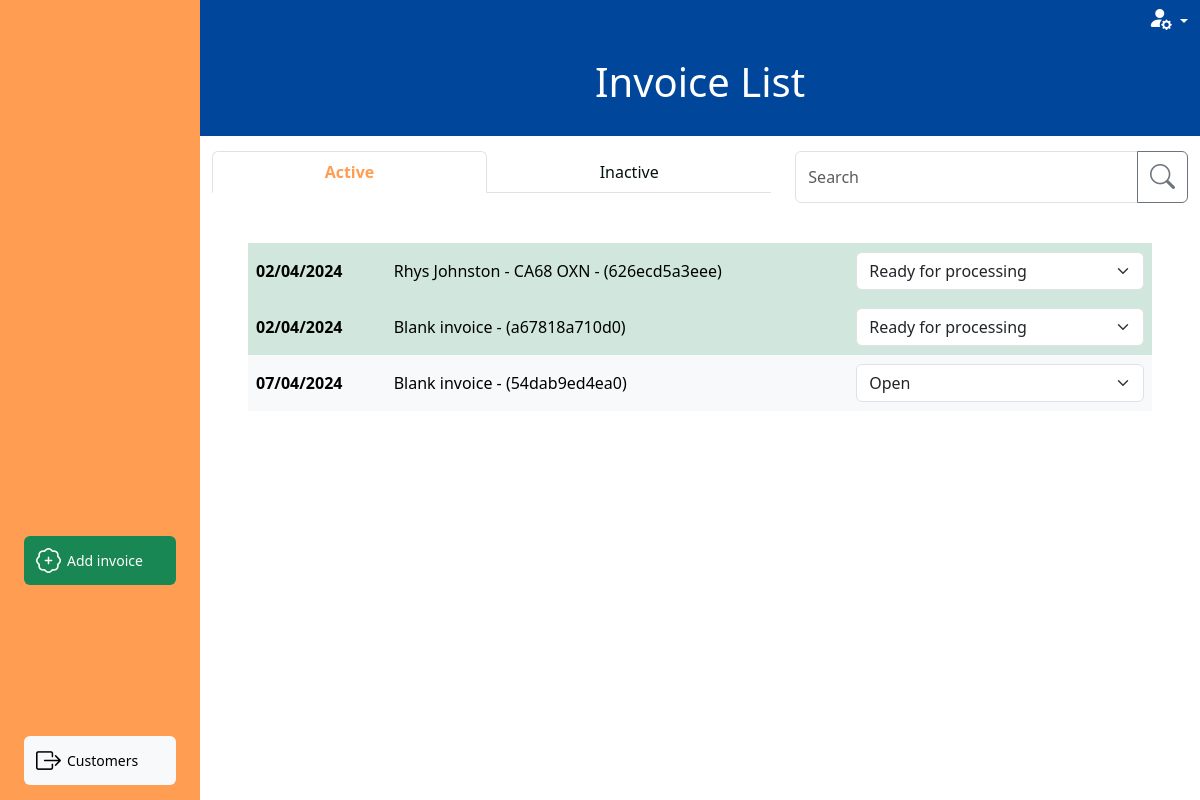
Before: /invoices/invoice_list with the older database file.
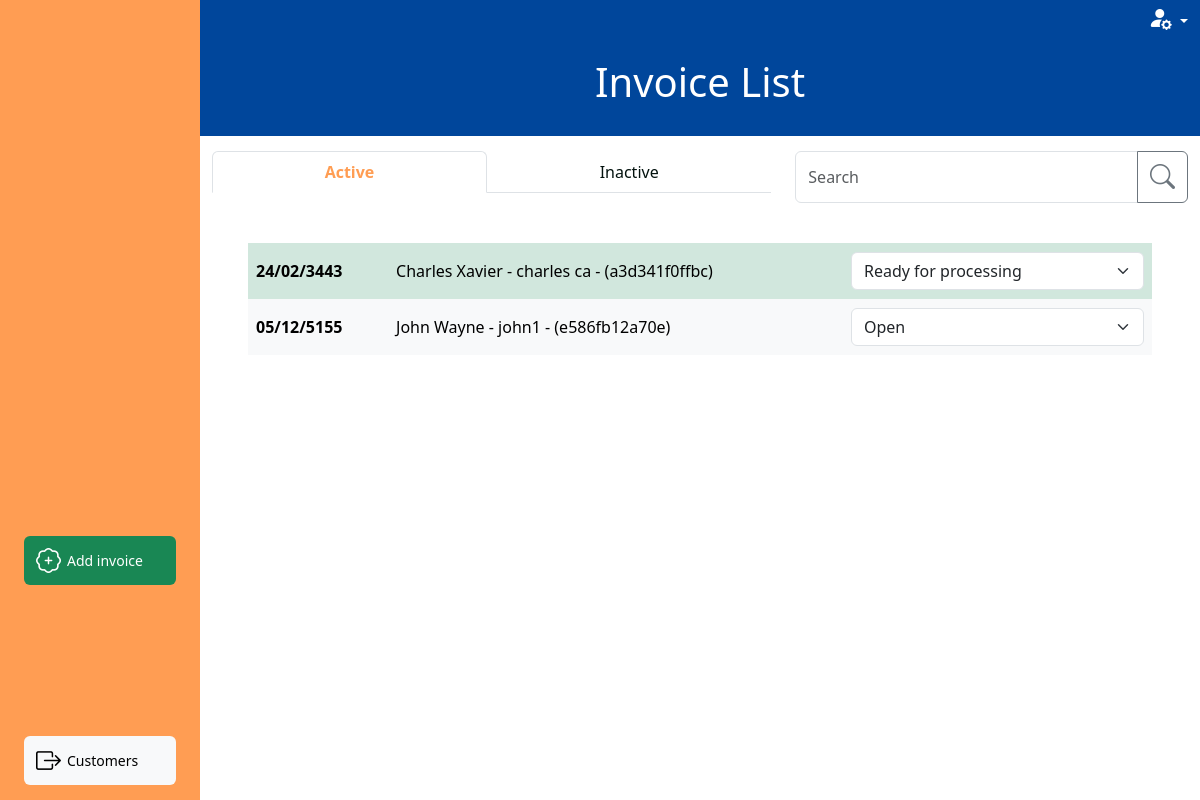
After: the same page with the newer database file.
### invoice/models.py (models this page shows, shortened)
class Invoice(models.Model):
    class InvoiceStatus(models.IntegerChoices):
        WORK_ON_HOLD = 1, 'Work on hold'
        OPEN = 2, 'Open'
        READY_FOR_PROCESSING = 3, 'Ready for processing'
        READY_FOR_VERIFICATION = 4, 'Ready for verification'
        SENT_TO_CUSTOMER = 5, 'Sent to customer'
        COMPLETE = 6, 'Complete'
    inv_number = models.CharField(
        max_length=10, null=True, editable=False)
    inv_integer = models.PositiveIntegerField(null=True, editable=False)
    customer = models.ForeignKey(
        Customer, on_delete=models.PROTECT, related_name='invoices',
        blank=True, null=True)
    vehicle = models.ForeignKey(
        Vehicle, on_delete=models.PROTECT, related_name='invoices',
        blank=True, null=True)
    date_in = models.DateTimeField(blank=True, null=True)
    mileage = models.PositiveIntegerField(blank=True, null=True)
    status = models.PositiveSmallIntegerField(
        choices=InvoiceStatus.choices, blank=True, null=True)
    active = models.BooleanField(default=True, blank=True, null=True)
    parts_total = models.PositiveIntegerField(blank=True, null=True)
    labour_total = models.PositiveIntegerField(blank=True, null=True)
    subtotal = models.PositiveIntegerField(blank=True, null=True)
    vat_total = models.PositiveIntegerField(blank=True, null=True)
    grand_total = models.PositiveIntegerField(blank=True, null=True)
    slug = models.SlugField(max_length=100, unique=True, blank=False, null=False)
    unique_id = models.CharField(null=True, blank=True, max_length=100)
    def __str__(self):
        if self.inv_integer:
            result = f'{self.customer} - {self.vehicle} - {self.inv_number}'
        elif self.customer and self.vehicle:
            result = f'{self.customer} - {self.vehicle} - ({self.unique_id})'
        elif self.customer or self.vehicle:
            result = f'{self.customer or self.vehicle} - ({self.unique_id})'
        else:
            result = f'Blank invoice - ({self.unique_id})'
        return result

### customer/models.py (models this page shows, shortened)
class Customer(models.Model):
    class CustomerType(models.IntegerChoices):
        TRADE = 1, 'Trade'
        PRIVATE = 2, 'Private'
    class PaymentTerms(models.IntegerChoices):
        PIA = 1, 'Payment in advance'
        NET_7 = 2, '7 days'
        NET_14 = 3, '14 days'
        NET_30 = 4, '30 days'
        NET_60 = 5, '60 days'
    name = models.CharField(max_length=20, blank=False, null=False)
    friendly_name = models.CharField(max_length=10, blank=True, null=True)
    type = models.PositiveSmallIntegerField(
        choices=CustomerType.choices, blank=True, null=True)
    address_line_1 = models.CharField(max_length=27, blank=True, null=True)
    address_line_2 = models.CharField(max_length=27, blank=True, null=True)
    city_region = models.CharField(max_length=27, blank=True, null=True)
    postcode = models.CharField(max_length=10, blank=True, null=True)
    contact_number_primary = models.CharField(max_length=20, blank=True, null=True)
    email = models.CharField(max_length=20, blank=True, null=True)
    payment_terms = models.PositiveSmallIntegerField(
        choices=PaymentTerms.choices, blank=True, null=True)
    active = models.BooleanField(default=True, blank=True, null=True)
    slug = models.SlugField(max_length=100, unique=True, blank=False, null=False)
    def __str__(self):
        return self.name

class Vehicle(models.Model):
    customer = models.ForeignKey(
        Customer, blank=False, null=False, on_delete=models.CASCADE)
    registration = models.CharField(max_length=10, null=False, blank=False)
    make = models.CharField(max_length=27, blank=True, null=True)
    model = models.CharField(max_length=27, blank=True, null=True)
    active = models.BooleanField(default=True, blank=True, null=True)
    slug = models.SlugField(max_length=100, unique=True, blank=False, null=False)
    def __str__(self):
        return self.registration

### invoice/views.py (the view, shortened to what this page needs)
# urls.py: path('invoice_list', views.invoice_list, name='invoice_list'),
def invoice_list(request):
    create_invoice_form = InvoiceForm(initial={'status': 2})
    invoices = Invoice.objects.all()
    query = None
    filter_mapping = {
        'active': [2, 3, 4],
        'pending': [5,],
        'inactive': [1, 6]
    }
    filter = 'active'
    if request.method == 'GET':
        if 'filter' in request.GET:
            filter = request.GET['filter']
            if 'q' in request.GET:
                query = request.GET['q']
                if not query:
                    messages.error(request, 'Nothing entered in search bar.')
                    return redirect(reverse('invoice_list'))
                queries = Q(customer__name__icontains=query) | Q(vehicle__registration__icontains=query)
                invoices = invoices.filter(queries)
    status_to_filter = filter_mapping.get(filter)
    invoices=invoices.filter(status__in=status_to_filter)
    status_class_map = {
        1: 'secondary',
        2: 'light',
        3: 'success',
        4: 'warning',
        5: 'danger',
        6: 'light'
    }
    context = {
        'create_invoice_form': create_invoice_form,
        'invoices': invoices,
        'search_term': query,
        'filter_status': filter,
        'status_class_map': status_class_map,
        'available_status_map': available_status_full_dict_map
    }
    return render(request, 'invoice/invoice_list.html', context)

### invoice/context_processors.py (called while the page is built)
def user_creds(request):
    return {
        'Mechanic': request.user.groups.filter(name='Mechanic').exists(),
        'Accounts': request.user.groups.filter(name='Accounts').exists(),
        'Foreman': request.user.groups.filter(name='Foreman').exists(),
    }

### invoice/forms.py (called while the page is built)
def add_or_edit_path(slug, type):
    if slug:
        path = reverse('edit_'+type, args=[slug])
    else:
        path = reverse('create_'+type)
    return path

def add_or_edit_modal(slug, type, layout):
    if slug:
        layout
    else:
        layout = Modal(
            layout,
            css_id=type+"_modal",
            title="Add "+type.capitalize(),
            css_class="modal-lg h-100 overflow-y-auto"
        )
    return  layout

### invoice/templatetags/custom_tags.py (called while the page is built)
@register.filter
def get_dict_value(key_to_search, dict):
    return dict.get(key_to_search, {})

@register.filter
def date_uk(value):
    return formats.date_format(value, "d/m/Y")

### invoice/templates/invoice/invoice_list.html (shortened to what this page needs)
{% extends "base_dashboard.html" %}
{% load static %}
{% load crispy_forms_tags %}
{% load custom_tags %}
{% block css %}
{{ block.super }}
<link rel="stylesheet" href="{% static 'invoice/css/invoice.css' %}">
{% endblock %}
{% block page_heading %}Invoice List{% endblock %}
{% block side_menu_action_items %}
<a type="button" data-bs-toggle="modal" data-bs-target="#invoice_modal" class="btn side-menu-link btn-success"><i
        class="bi bi-patch-plus"></i> <span>Add invoice</span></a>
{% endblock side_menu_action_items %}
{% block side_menu_nav_items %}
<a href="{% url 'customer_list' %}" class="btn side-menu-link btn-light"><i
        class="bi bi-box-arrow-right"></i><span>Customers</span></a>
{% endblock side_menu_nav_items %}
{% block filter_search %}
<div class="col-7 d-none d-lg-block mb-4">
    <ul class="nav nav-tabs nav-fill" role="navigation">
        <li class="nav-item">
            <a class="nav-link {% if filter_status == 'active' %}active" aria-current="page" {% else %}" {% endif %}
            href="{% url 'invoice_list' %}">Active</a>
        </li>
        <li class="nav-item">
            <a class="nav-link {% if filter_status == 'inactive' %}active" aria-current="page" {% else %}" {% endif %}
            href="{% url 'invoice_list' %}?filter=inactive">Inactive</a>
        </li>
    </ul>
</div>
<div class="col-lg-5 d-none d-lg-block ">
    <form action="{% url 'invoice_list' %}" method="GET">
        {% include 'includes/searchbar.html' %}
    </form>
</div>
{% endblock %}
{% block dashboard_content %}
<div class="table-responsive">
    <table class="table table-hover align-middle invoice-list-table">
        <tbody>
            {% if invoices %}
                {% for invoice in invoices %}
                    {% with status=invoice.status %}
                        {% if status == 1 and Mechanic or status == 3 and Mechanic %}
                        {% elif status == 4 and not Accounts %}
                        {% else %}
                        <tr class="table-{{ invoice.status|get_dict_value:status_class_map }}">
                            <th scope="row " class="d-none d-lg-table-cell">
                                <a href="{% url 'invoice_summary' invoice.slug %}">{{invoice.date_in|date_uk}}</a>
                            </th>
                            <td class="d-none d-lg-table-cell">
                                <a href="{% url 'invoice_summary' invoice.slug %}">{{invoice}}</a>
                            </td>
                            <td class="d-none d-md-table-cell">
                                <form action="{% url 'invoice_list' %}" method="POST" id="invoice_change_status_{{invoice.pk}}">
                                    <select class="form-select" aria-label="Default select example" onchange="submitForm(this)"
                                        name="status">
                                        <option selected disabled>{{invoice.get_status_display}}</option>
                                    </select>
                                </form>
                            </td>
                        </tr>
                        {% endif %}
                    {% endwith %}
                {% endfor %}
            {% else %}
            <div class="text-center">
                <h5>No results</h5>
            </div>
            {% endif %}
        </tbody>
    </table>
</div>
{% endblock %}

Changed rows visible on the page:
no longer on this page (row edited): Invoice: date_in "02/04/2024", inv_integer+customer+vehicle "Rhys Johnston - CA68 OXN - (626ecd5a3eee)", status "Ready for processing"
no longer on this page (row edited): Invoice: date_in "02/04/2024", inv_integer+customer+vehicle "Blank invoice - (a67818a710d0)", status "Ready for processing"
no longer on this page (row edited): Invoice: date_in "07/04/2024", inv_integer+customer+vehicle "Blank invoice - (54dab9ed4ea0)", status "Open"
added Invoice: date_in "24/02/3443", inv_integer+customer+vehicle "Charles Xavier - charles ca - (a3d341f0ffbc)", status "Ready for processing"
added Invoice: date_in "05/12/5155", inv_integer+customer+vehicle "John Wayne - john1 - (e586fb12a70e)", status "Open"
